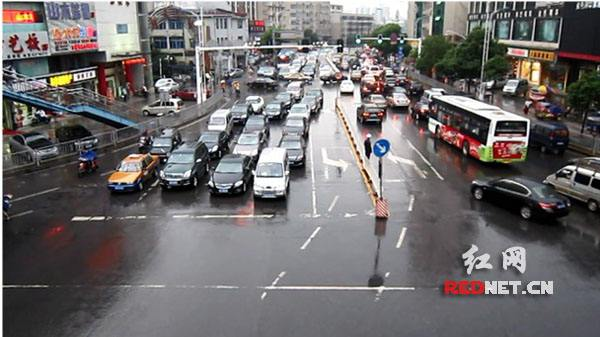
#> input picture hough lines/timg.jpg, 600 x 337 px, given in place of the camera
$ python 'Motion capture.py'
#> lines starting #> are read from the running program, lines starting #| are printed output that depends on the picture; after the words box and inside, x2 and y2 are one past the last pixel; in counts of white or black regions, pixels touching at a corner belong together
import cv2 as cv
import numpy as np

video = cv.VideoCapture(0)  # 参数0表示摄像头
mog = cv.createBackgroundSubtractorMOG2(detectShadows=True)
kernel = cv.getStructuringElement(cv.MORPH_ELLIPSE, (5, 5))

while True:
    ret, img = video.read()
#> img is the input picture: shape (337, 600, 3); mean B, G, R 108.1, 107.5, 110.7
    gray = cv.cvtColor(img, cv.COLOR_BGR2GRAY)
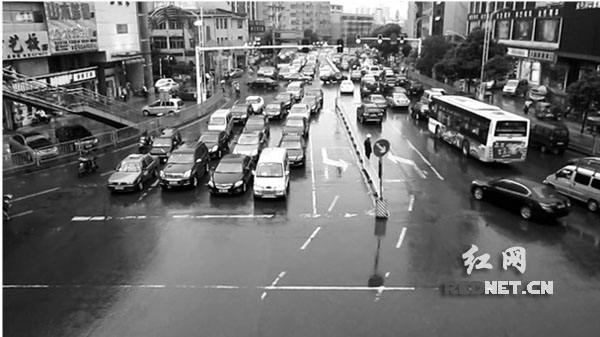
#> gray: shape (337, 600); min 0, max 255, mean 108.5
    fg = mog.apply(gray)  # 混合高斯模型
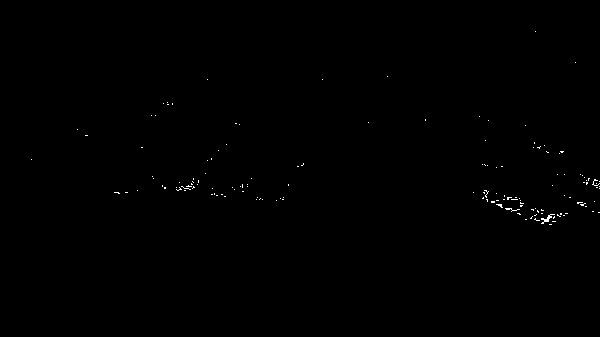
#> fg: shape (337, 600); values 127 (black) and 255 (white), 0.22% white in thin lines or dots, all inside (x1, y1, x2, y2) = (31, 31, 600, 225)
    ret, binary = cv.threshold(fg, 220, 255, cv.THRESH_BINARY)
    binary = cv.morphologyEx(binary, cv.MORPH_OPEN, kernel)
#> binary: shape (337, 600); every value is 0

    contours, hierarchy = cv.findContours(binary, cv.RETR_EXTERNAL, cv.CHAIN_APPROX_SIMPLE)  # 该函数计算一幅图像中目标的轮廓
#> contours = []
    for c in contours:
        if cv.contourArea(c) > 500:
            (x, y, w, h) = cv.boundingRect(c)
            cv.rectangle(img, (x, y), (x + w, y + h), (255, 255, 0), 2)
#> this loop made 0 passes
    cv.imshow('detection', img)
    if cv.waitKey(1) & 0xFF == ord('q'):  # 按'q'健退出循环
#> (key q is pressed here)
        break
video.release()
cv.destroyAllWindows()
